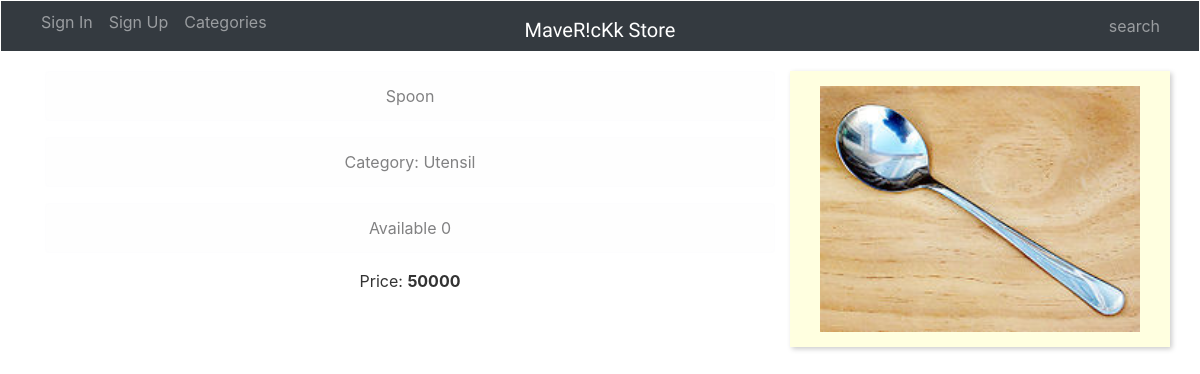
The page /shop/product-lists-detail/1/ on the database as committed earlier.
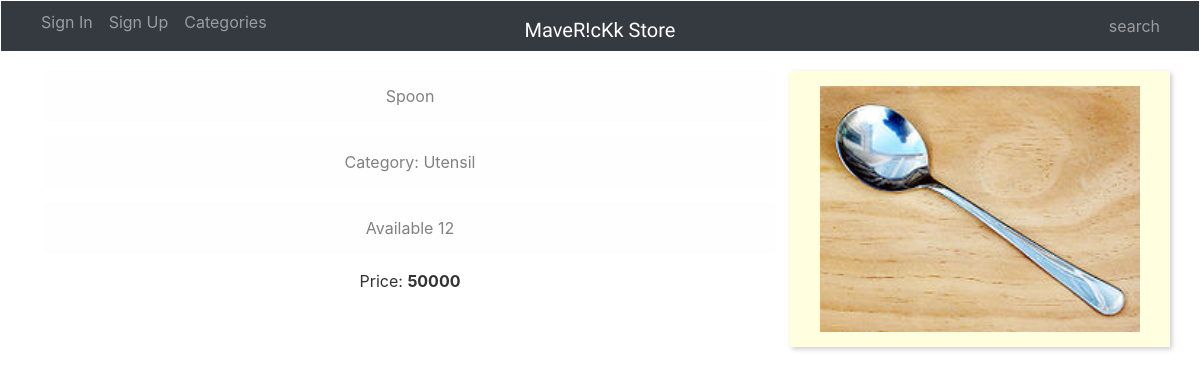
The same page on the database as committed later.
### Shopping/models.py (models this page shows, shortened)
class Product(models.Model):
    title = models.CharField(max_length=100, verbose_name=_('title'))
    price = models.IntegerField(verbose_name=_('price'))
    sold_price = models.IntegerField(default=0, verbose_name=_('sold price'))
    description = models.TextField(verbose_name=_('description'))
    pic = models.FileField(blank=True, verbose_name=_('picture'))
    cat = models.ForeignKey(Category, related_name='category', verbose_name=_('Category'))
    available = models.IntegerField(verbose_name=_('Available'))
    class Meta:
        verbose_name = _('Product')
        verbose_name_plural = _('Products')

class Category(models.Model):
    title = models.CharField(max_length=50, verbose_name=_('title of related category'))
    sold_price = models.IntegerField(default=0 , verbose_name=_('sold price'))
    class Meta:
        verbose_name = _('Category')
        verbose_name_plural = _('Categories')
    def __str__(self):
        return self.title

### Shopping/views.py (the view)
# urls.py: url(r'^product-lists-detail/(?P<pk>[0-9]+)/', views.ProductListDetail,name='productdetail', ),
def ProductListDetail(request, pk):
    product = get_object_or_404( Product,pk = pk)
    return render(request, 'shopping/productdetail.html', {'product':product})

### templates/shopping/productdetail.html (shortened to what this page needs)
{% extends 'shopping/base.html' %}
{% load staticfiles %}
{% block body %}
    <div class="container">
    <div class="row ">
        <div class="col-8">
            <p class="alert alert-light text-center col-md-12">{{ product.title }}</p>
            <p class="alert alert-light text-center col-md-12">{{ Category }}: {{ product.cat }}</p>
            <p class="alert alert-light text-center col-md-12">{{ available }} {{ product.available }}</p>
            <p class="text-center col-md-12">{{ price }}: <b>{{ product.price }}</b></p>
        </div>
        <div class="col-4  product-container">
            {% if product.pic %}
                <img class="col-md-12 " src="{{ product.pic.url }}">
            {% else %}
                <img class="col-md-12 " src="{% static 'Shopping/red_apple.jpg' %}">
            {% endif %}
        </div>
    </div>
{% endblock %}

Rows that differ between the two databases and show on the page:
changed Product "Spoon": available "0" → "12"
